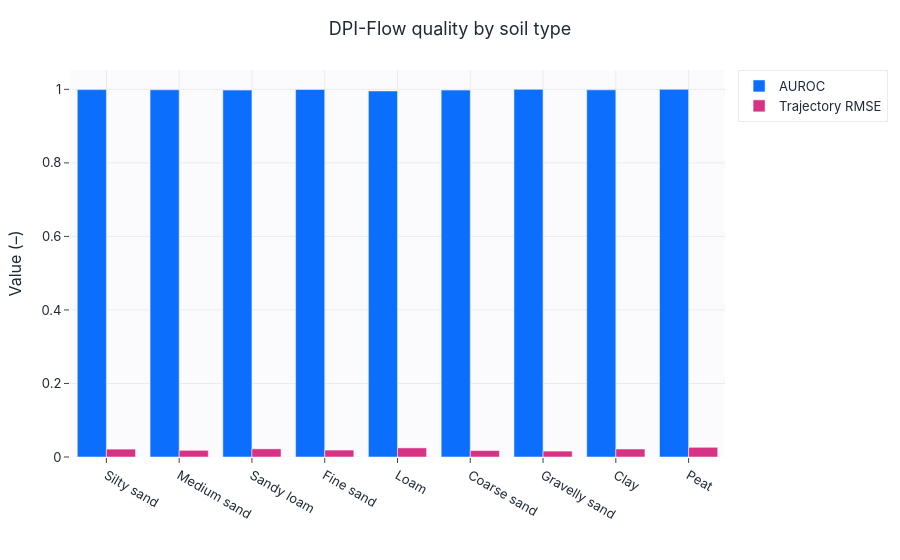
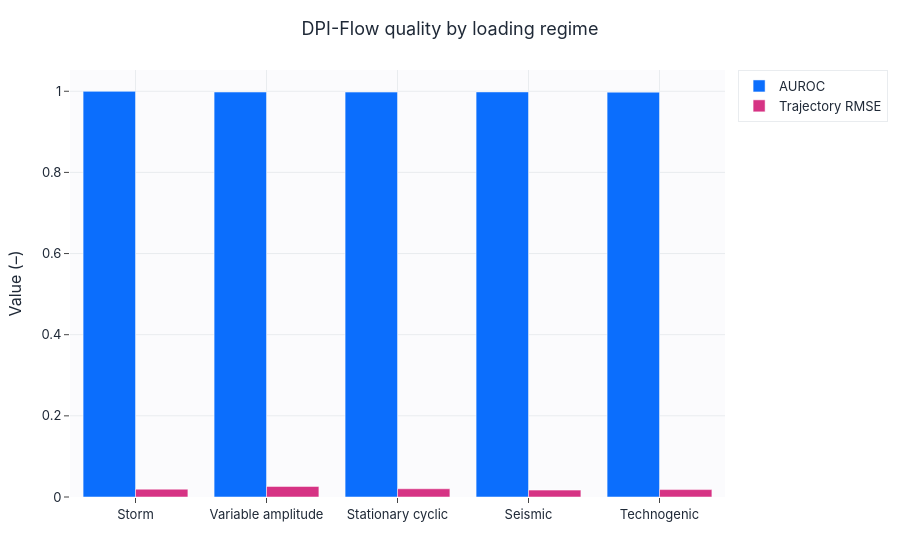

The notebook cell saved with these charts, in order:
### Markdown cell above
## Metrics by soil type and loading regime (DPI-Flow)

### Code cell
dpi, hp, _ = load_trained("dpi_flow")
out = collect_outputs(dpi, test, config, device)
_, sample_df = compute_metrics("DPI-Flow", out, test, config)
sample_df["soil_en"] = sample_df["soil_type"].map(SOIL_DISPLAY_NAMES_EN)
sample_df["load_en"] = sample_df["load_mode"].map(LOAD_DISPLAY_NAMES_EN)
soil_metrics = grouped_metrics(sample_df, "soil_en")
load_metrics = grouped_metrics(sample_df, "load_en")
display(english_metric_table(soil_metrics).round(4))
grouped_bar(soil_metrics["soil_en"].tolist(),
            {"AUROC": soil_metrics["AUROC"].tolist(), "Trajectory RMSE": soil_metrics["mean_traj_rmse"].tolist()},
            title="DPI-Flow quality by soil type", ylabel="Value (–)",
            save=SAVE_FIGS, fig_id="3_2_metrics_by_soil").show()
grouped_bar(load_metrics["load_en"].tolist(),
            {"AUROC": load_metrics["AUROC"].tolist(), "Trajectory RMSE": load_metrics["mean_traj_rmse"].tolist()},
            title="DPI-Flow quality by loading regime", ylabel="Value (–)",
            save=SAVE_FIGS, fig_id="3_2_metrics_by_load").show()

### Figure 1 — Plotly figure (JSON) as saved in the notebook; plotly's stock layout.template omitted (floating-point values rounded to 4 significant figures)
{"data": [{"marker": {"color": "#0b6efd"}, "name": "AUROC", "type": "bar", "x": ["Silty sand", "Medium sand", "Sandy loam", "Fine sand", "Loam", "Coarse sand", "Gravelly sand", "Clay", "Peat"], "y": [0.9993, 0.9989, 0.998, 0.9997, 0.9957, 0.998, 1.0, 0.9986, 1.0]}, {"marker": {"color": "#d63384"}, "name": "Trajectory RMSE", "type": "bar", "x": ["Silty sand", "Medium sand", "Sandy loam", "Fine sand", "Loam", "Coarse sand", "Gravelly sand", "Clay", "Peat"], "y": [0.02151, 0.01818, 0.02223, 0.01887, 0.02487, 0.01759, 0.01608, 0.02176, 0.02642]}], "layout": {"barmode": "group", "title": {"text": "DPI-Flow quality by soil type"}, "xaxis": {"title": {"text": ""}}, "yaxis": {"title": {"text": "Value (–)"}}}}

### Figure 2 — Plotly figure (JSON) as saved in the notebook; plotly's stock layout.template omitted (floating-point values rounded to 4 significant figures)
{"data": [{"marker": {"color": "#0b6efd"}, "name": "AUROC", "type": "bar", "x": ["Storm", "Variable amplitude", "Stationary cyclic", "Seismic", "Technogenic"], "y": [0.9998, 0.9981, 0.998, 0.9984, 0.9978]}, {"marker": {"color": "#d63384"}, "name": "Trajectory RMSE", "type": "bar", "x": ["Storm", "Variable amplitude", "Stationary cyclic", "Seismic", "Technogenic"], "y": [0.01931, 0.02612, 0.02025, 0.01695, 0.01829]}], "layout": {"barmode": "group", "title": {"text": "DPI-Flow quality by loading regime"}, "xaxis": {"title": {"text": ""}}, "yaxis": {"title": {"text": "Value (–)"}}}}
